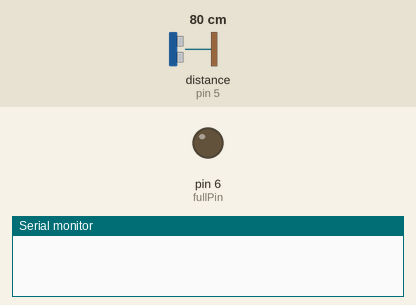
Recording of a sketch running on a simulated Arduino Uno, built with avr-gcc and run on an emulated ATmega328P. Shown: output pins drawn as LEDs (lit = HIGH), the last lines printed to the serial monitor. Wiring (inferred from the names in the program): ultrasonic range finder: trigger pin 4; echo pin 5. The inputs (shaded band) are chosen by the test bench; at power-on: distance to the obstacle (sensor on pin 5) 80 cm. The echo pulse lasts 58.3 µs per cm; pins used as bus, display or sensor lines are not drawn.

Above: at 1.2 s.
1.3 s: distance to the obstacle (sensor on pin 5) set to 28 cm
2.8 s: distance to the obstacle (sensor on pin 5) set to 23 cm
At 3.7 s:
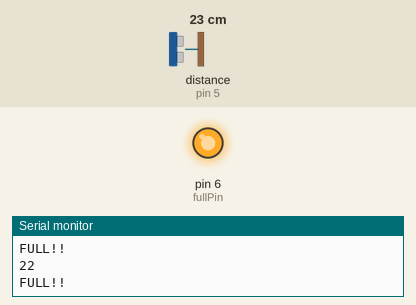
4.3 s: distance to the obstacle (sensor on pin 5) set to 35 cm
At 4.8 s:
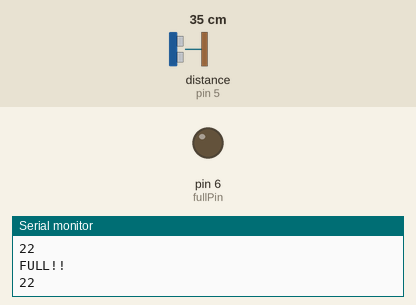
5.8 s: distance to the obstacle (sensor on pin 5) set to 2 cm
At 7.1 s:
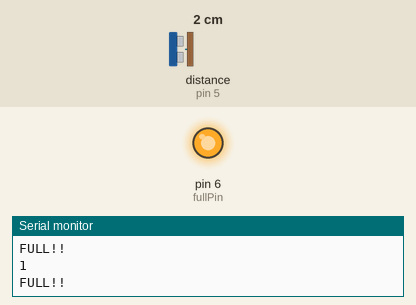
Timing chart, 0 to 8.3 s (numbered marks = the images above; inputs shaded):
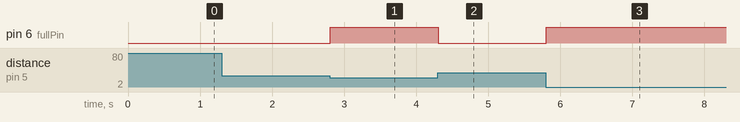

The sketch:

itemDetect.ino
```cpp
// #include <Ultrasonic.h>
const int trigPin = 4;
const int echoPin = 5;
const int fullPin = 6;

long duration;
int distance;

void setup() {
  pinMode(trigPin, OUTPUT);
  pinMode(echoPin, INPUT);
  pinMode(fullPin, OUTPUT);
  digitalWrite(fullPin, LOW);
  Serial.begin(9600);
}

void loop() {
  delayMicroseconds(250000);
  digitalWrite(trigPin, LOW);
  delayMicroseconds(2);
  digitalWrite(trigPin, HIGH);
  delayMicroseconds(10);
  digitalWrite(trigPin, LOW);

  duration = pulseIn(echoPin, HIGH);
  distance = duration*0.034/2;

  //Serial.println("Distance: ");
  //Serial.println(distance);
  if(distance <= 25){
    digitalWrite(fullPin, HIGH);
    Serial.println("FULL!!");
    Serial.println(distance);
  }
  else{
    digitalWrite(fullPin, LOW);
  }
}
```

Measured:
- the behaviour switches between 27 and 26 cm on distance to the obstacle (sensor on pin 5) (found by bisection; images 0 and 1)
- after the input at 1.3 s, every drawn part: stays the same
- after the input at 2.8 s, pin 6 (fullPin): LOW → HIGH at once
- after the input at 4.3 s, pin 6 (fullPin): HIGH → LOW at once
- after the input at 5.8 s, pin 6 (fullPin): LOW → HIGH at once
